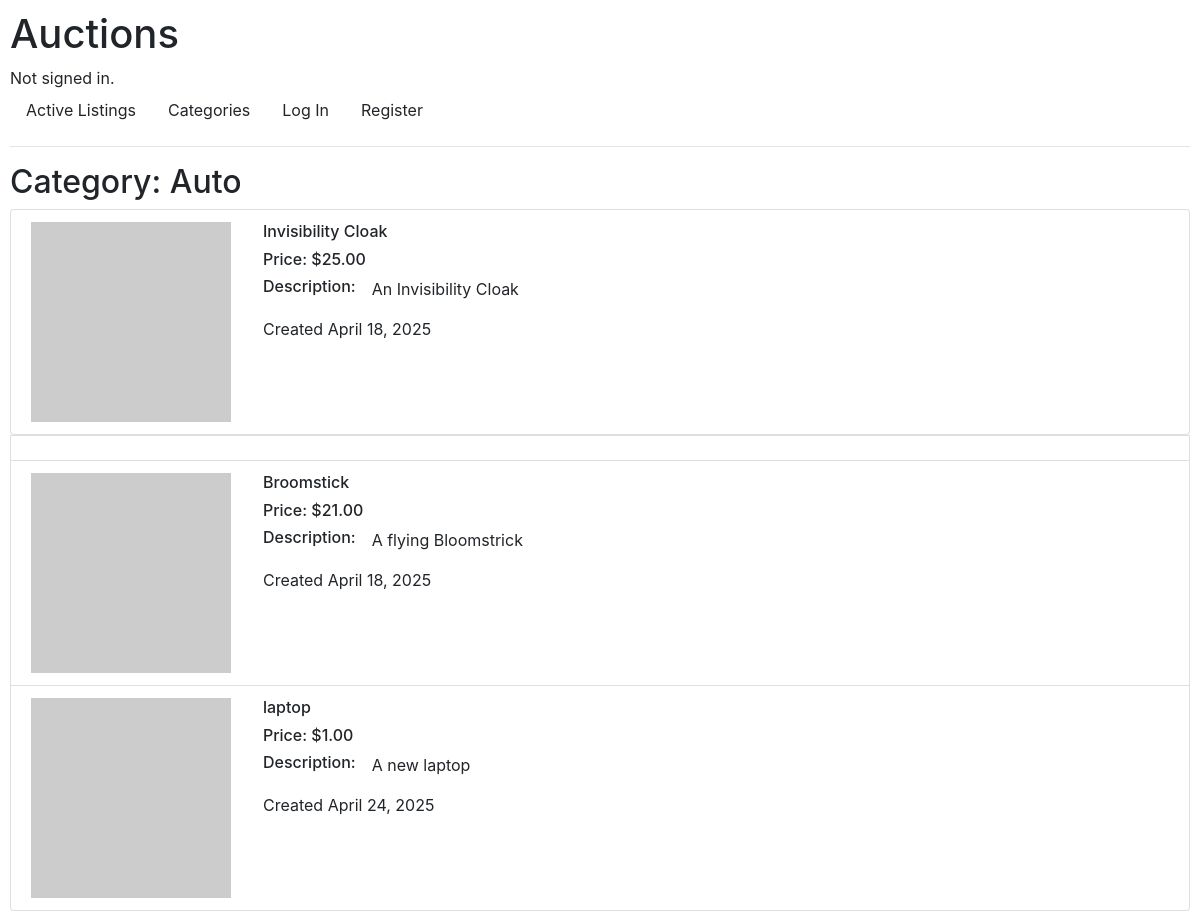
Screenshot of /categories/Auto with the database file from the repository.
### auctions/models.py (models this page shows)
class Listing(models.Model):
    user = models.ForeignKey(User, on_delete=models.CASCADE, related_name="creator")
    title = models.CharField(max_length=100)
    description = models.TextField()
    starting_bid = models.DecimalField(max_digits=10, decimal_places=2)
    current_bid = models.DecimalField(
        blank=True, null=True, max_digits=10, decimal_places=2
    )
    image_url = models.URLField(blank=True, null=True)
    category = models.CharField(max_length=100, blank=True, null=True)
    active = models.BooleanField(default=True)
    winner = models.ForeignKey(
        User, on_delete=models.CASCADE, related_name="winner", blank=True, null=True
    )
    date = models.DateField(auto_now_add=True)

### auctions/views.py (the view)
# urls.py: path("categories/<str:title>", views.category, name="category"),
def category(request, title):
    return render(request, "auctions/index.html", {
        "listings": Listing.objects.filter(category=title),
        "title": f"Category: {title}"
    })

### auctions/templates/auctions/index.html (shortened to what this page needs)
{% extends "auctions/layout.html" %}
{% block body %}
<h2>{{title}}</h2>
<div class="list-group">
  {% for listing in listings %}
    <a href="{% url 'listing' id=listing.id %}"
    <div class="list-group-item" style="display: flex; flex-wrap: wrap; gap: 2rem;">
      <img class="img-responsive item-img lazy" src="{{listing.image_url}}" />
      <div>
        <h6>{{listing.title}}
        {% if listing.current_bid %}
          <h6>Price: ${{listing.current_bid}}</h6>
        {% else %}
          <h6>Price: ${{listing.starting_bid}}</h6>
        {% endif%}
        <div style="display: flex; flex-wrap: wrap; gap: 1rem">
          <h6>Description: </h6>
          <p>{{listing.description }}</p>
        </div>
        <p>Created {{listing.date}}</p>
      </div>
    </div>
    </a>
  {% endfor %}
{% endblock %}

### auctions/static/auctions/styles.css (style rules this page uses)
*, *::before, *::after { box-sizing: border-box; }
* { margin: 0; }
body { line-height: 1.5; -webkit-font-smoothing: antialiased; }
img, picture, video, canvas, svg { display: block; max-width: 100%; }
p, h1, h2, h3, h4, h5, h6 { overflow-wrap: break-word; }
p { text-wrap: pretty; font-size: 1rem; }
h1, h2, h3, h4, h5, h6 { text-wrap: balance; }
a { text-decoration: none; color: inherit }
body { padding: 10px; }

### rows the page displays
Listing: title "Invisibility Cloak", current_bid "25.00", description "An Invisibility Cloak", date "April 18, 2025"
Listing: title "Broomstick", current_bid "21.00", description "A flying Bloomstrick", date "April 18, 2025"
Listing: title "laptop", starting_bid "1.00", description "A new laptop", date "April 24, 2025"

### other values shown
{{ title }} "Category: Auto"
